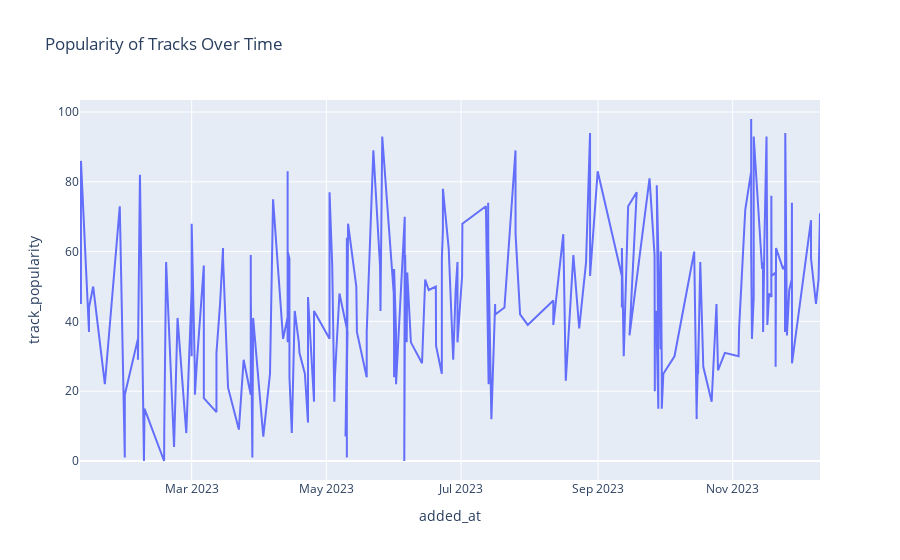

This figure's notebook cell:
### Code cell
fig2 = px.line(
    playlist_data, x="added_at", y="track_popularity", title="Popularity of Tracks Over Time"
)
fig2.show()

### Figure 1 — Plotly figure (JSON) as saved in the notebook; plotly's stock layout.template omitted (floating-point values rounded to 4 significant figures; data arrays with more than 128 entries replaced by an {"elided": "..."} marker saying what was removed)
{"data": [{"hovertemplate": "added_at=%{x}<br>track_popularity=%{y}<extra></extra>", "legendgroup": "", "line": {"color": "#636efa", "dash": "solid"}, "marker": {"symbol": "circle"}, "mode": "lines", "name": "", "orientation": "v", "showlegend": false, "type": "scatter", "x": {"elided": "224 str values"}, "xaxis": "x", "y": {"elided": "224 int values"}, "yaxis": "y"}], "layout": {"legend": {"tracegroupgap": 0}, "title": {"text": "Popularity of Tracks Over Time"}, "xaxis": {"anchor": "y", "domain": [0, 1], "title": {"text": "added_at"}}, "yaxis": {"anchor": "x", "domain": [0, 1], "title": {"text": "track_popularity"}}}}
